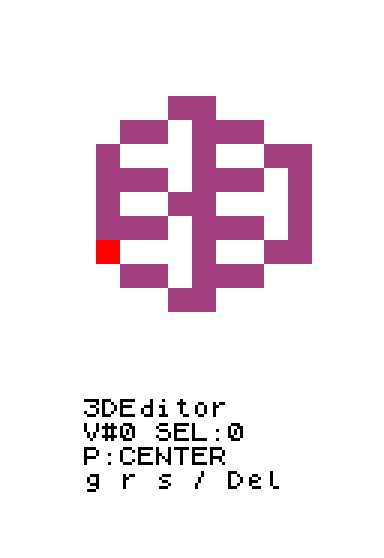

Generate this figure with Python:
"""Capture the actual native LCD/terminal, with a tutorial-style key overlay."""
import hashlib
import json
from pathlib import Path

from PIL import Image, ImageDraw, ImageFont
from native import Native, ROOT
from machine import Machine
from verify import frame

LABELS = {17: '←', 18: '↑', 19: '→', 20: '↓', 10: 'Enter', 9: 'Tab',
          27: 'Esc', 127: 'Del', 8: '⌫'}
# Sequential input, no simultaneous keys. F2 forwards 27 only in this test.
SEQUENCE = [[10], [9], [10], list(map(ord, 'gx2\n')), list(map(ord, 'rz30\n')),
            list(map(ord, 'sx2\n')), list(map(ord, 'sx0.5\n')), [27],
            list(map(ord, '2')), [10], [19], list(map(ord, 'gz-1\n')),
            list(map(ord, '3')), [10], [9], list(map(ord, 'sy0.5\n')),
            list(map(ord, '++j++i++l++k++')), list(map(ord, '1a')), [127]]


def main():
    native = Native(headless=True)
    native.idle()
    check = Machine()
    check.idle()
    fonts = [Path('C:/Windows/Fonts/seguisym.ttf'), Path('/usr/share/fonts/truetype/dejavu/DejaVuSans.ttf')]
    font_path = next(p for p in fonts if p.exists())
    font = ImageFont.truetype(str(font_path), 25)
    frames, durations, events = [], [], []

    def capture(key=None, duration=180):
        # Every displayed pixel and character comes from the native emulator.
        p = native.pygame
        native.machine.update_display()
        display = Image.frombytes('RGB', (512, 512), p.image.tobytes(native.machine.display, 'RGB'))
        terminal = native.terminal_surface(scale=3)
        console = Image.frombytes('RGB', terminal.get_size(), p.image.tobytes(terminal, 'RGB'))
        canvas = Image.new('RGB', (384, 558), 'white')
        canvas.paste(display.resize((384, 384), Image.Resampling.NEAREST), (0, 0))
        canvas.paste(console, ((384 - console.width) // 2, 396))
        if key is not None:
            label = LABELS.get(key, chr(key))
            draw = ImageDraw.Draw(canvas)
            w = max(45, int(draw.textlength(label, font=font)) + 22)
            draw.rounded_rectangle(((384 - w) // 2, 514, (384 + w) // 2, 551), 7, fill='#24262b')
            draw.text((192, 532), label, font=font, fill='white', anchor='mm')
        frames.append(canvas)
        durations.append(duration)

    capture(duration=1300)
    for stage in SEQUENCE:
        for code in stage:
            native.press(code, testing=True)
            check.type([code])
            assert native.snapshot() == check.snapshot(), ('native geometry', code)
            assert native.displayed() == bytes(check.front), ('native pixels', code)
            for field in ['mode', 'cursor', 'tool', 'input_length', 'zoom', 'last_error']:
                assert native.variable(field) == check.variable(field), ('native state', code, field)
            frame(check)
            events.append(code)
            capture(code, 400)
            capture(duration=120)
            print(f'key {len(events)}: code {code}', flush=True)
        durations[-1] += 500
    assert native.displayed() == bytes(64) and not check.vertices()
    assert native.variable('zoom') == 30
    assert not any(event['key'] == native.pygame.K_ESCAPE for event in native.native_events)
    durations[-1] += 1500
    frames[0].save(ROOT / 'preview.png')
    frames[0].save(ROOT / 'preview.gif', save_all=True, append_images=frames[1:],
                   duration=durations, loop=0, disposal=2, optimize=True)
    with Image.open(ROOT / 'preview.gif') as gif:
        assert gif.info['loop'] == 0
        metadata = dict(program_sha256=hashlib.sha256((ROOT / '3deditor.bin').read_bytes()).hexdigest(),
                        source='unmodified Computer v2 emulator executing ASM; LCD and terminal captured directly',
                        frames=gif.n_frames, duration_ms=sum(durations), native_keyboard_events=len(events),
                        escape_test_adapter='F2 -> 27; no native Escape KEYDOWN',
                        final_display_empty=True, zoom_maximum=3, canvas_size=[384, 558],
                        geometry_and_pixels_match_independent_checks=True, keys=events)
    (ROOT / 'preview.json').write_text(json.dumps(metadata, indent=2) + '\n', encoding='utf-8')
    print(json.dumps({k: metadata[k] for k in ['frames', 'duration_ms', 'native_keyboard_events']}), flush=True)


if __name__ == '__main__':
    main()
